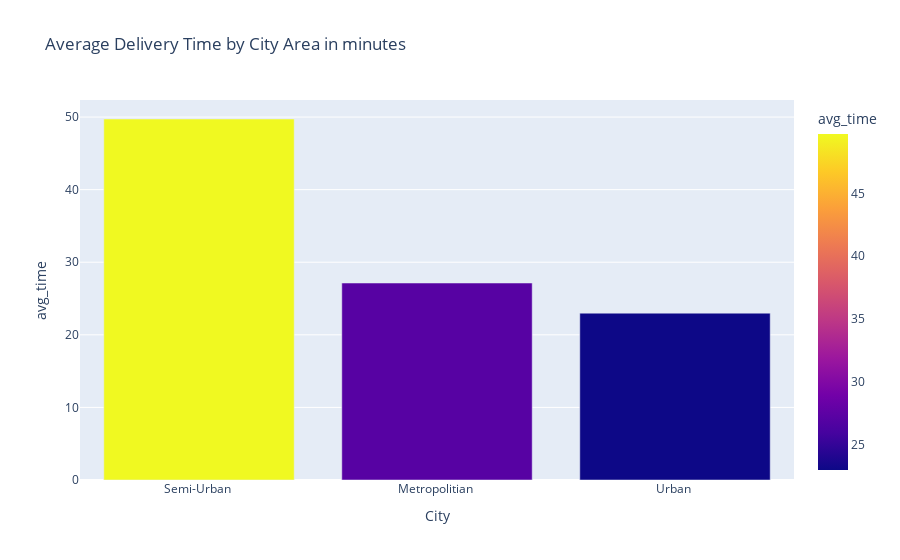

Notebook cell for this chart:
### Code cell
fig = px.bar(df, x='City', y='avg_time', title="Average Delivery Time by City Area in minutes", color='avg_time')
fig.show()

### Figure 1 — Plotly figure (JSON) as saved in the notebook; plotly's stock layout.template omitted (floating-point values rounded to 4 significant figures)
{"data": [{"hovertemplate": "City=%{x}<br>avg_time=%{marker.color}<extra></extra>", "legendgroup": "", "marker": {"color": [49.73, 27.14, 22.98], "coloraxis": "coloraxis", "pattern": {"shape": ""}}, "name": "", "orientation": "v", "showlegend": false, "textposition": "auto", "type": "bar", "x": ["Semi-Urban ", "Metropolitian ", "Urban "], "xaxis": "x", "y": [49.73, 27.14, 22.98], "yaxis": "y"}], "layout": {"barmode": "relative", "coloraxis": {"colorbar": {"title": {"text": "avg_time"}}, "colorscale": [[0, "#0d0887"], [0.1111, "#46039f"], [0.2222, "#7201a8"], [0.3333, "#9c179e"], [0.4444, "#bd3786"], [0.5556, "#d8576b"], [0.6667, "#ed7953"], [0.7778, "#fb9f3a"], [0.8889, "#fdca26"], [1, "#f0f921"]]}, "legend": {"tracegroupgap": 0}, "title": {"text": "Average Delivery Time by City Area in minutes"}, "xaxis": {"anchor": "y", "domain": [0, 1], "title": {"text": "City"}}, "yaxis": {"anchor": "x", "domain": [0, 1], "title": {"text": "avg_time"}}}}
